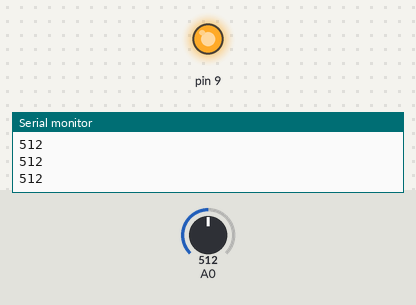
Simulated run of this sketch. Board: Arduino Uno, built with avr-gcc and run on an emulated ATmega328P. Shown: output pins drawn as LEDs (lit = HIGH), the last lines printed to the serial monitor. Inputs (shaded band) come from the test bench; at power-on: A0 = 512.

Above: at 1.2 s.
1.3 s: A0 set to 488
At 1.7 s:
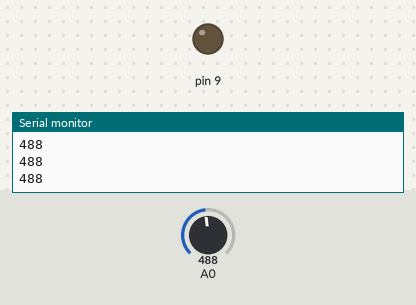
2.8 s: A0 set to 510
At 4.0 s:
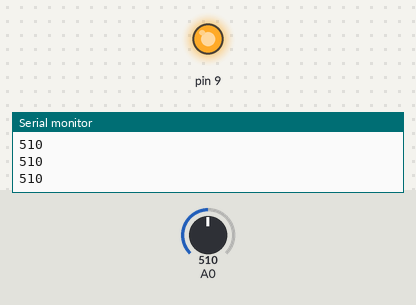
4.3 s: A0 set to 490
At 5.2 s:
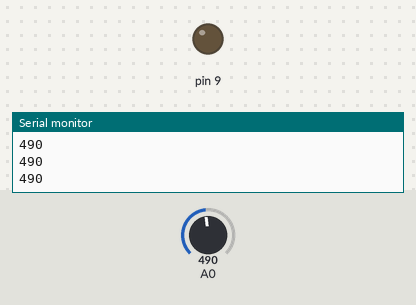
Timing chart, 0 to 7.3 s (numbered marks = the images above; inputs shaded):
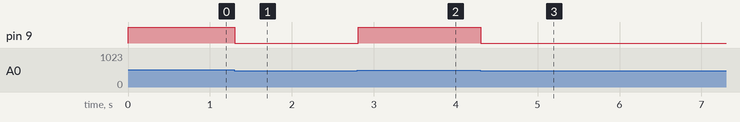

The sketch:

P04_termostato.ino
```cpp
void setup() {
  Serial.begin(9600);
  pinMode(9, OUTPUT);
}

void loop() {
  int val = analogRead(A0);
  Serial.println(val);
  if (val > 500) {
    //accendo il led
    digitalWrite(9, HIGH);
  } else {
    digitalWrite(9, LOW);
  }
}
```

Measured:
- the behaviour switches between 501 and 500 on A0 (found by bisection; images 0 and 1)
- after the input at 1.3 s, pin 9: HIGH → LOW at once
- after the input at 2.8 s, pin 9: LOW → HIGH at once
- after the input at 4.3 s, pin 9: HIGH → LOW at once
